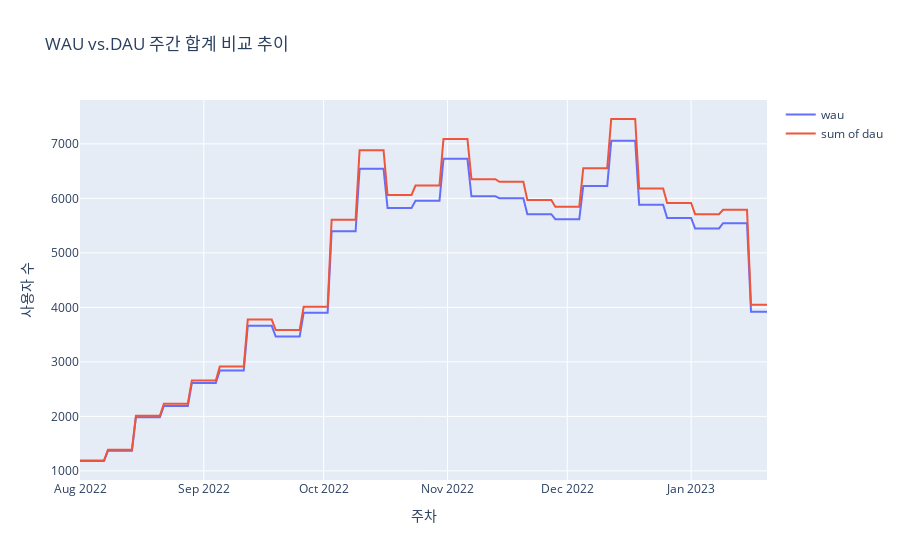

Here is the notebook cell this chart was saved with:
### Code cell
import plotly.graph_objects as go

fig = go.Figure()

fig.add_trace(go.Scatter(x=df_stickiness_dauwau['event_date'],
                         y=df_stickiness_dauwau['wau'],
                         name='wau'
))

fig.add_trace(go.Scatter(x=df_stickiness_dauwau['event_date'],
                         y=df_stickiness_dauwau['sum_of_dau'],
                         name='sum of dau'
))

fig.update_layout(title_text="WAU vs.DAU 주간 합계 비교 추이")
fig.update_xaxes(title_text='주차')
fig.update_yaxes(title_text='사용자 수')

fig.show()

### Figure 1 — Plotly figure (JSON) as saved in the notebook; plotly's stock layout.template omitted (floating-point values rounded to 4 significant figures; data arrays with more than 128 entries replaced by an {"elided": "..."} marker saying what was removed)
{"data": [{"name": "wau", "type": "scatter", "x": {"elided": "173 str values"}, "y": {"elided": "173 int values"}}, {"name": "sum of dau", "type": "scatter", "x": {"elided": "173 str values"}, "y": {"elided": "173 int values"}}], "layout": {"title": {"text": "WAU vs.DAU 주간 합계 비교 추이"}, "xaxis": {"title": {"text": "주차"}}, "yaxis": {"title": {"text": "사용자 수"}}}}
